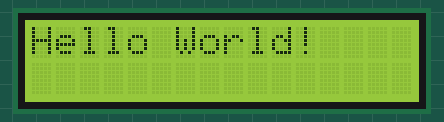
This sketch was run on a simulated Arduino Uno, built with avr-gcc and run on an emulated ATmega328P. On the bench: 16×2 character LCD.

Above: at 0.1 s.
At 1.1 s:
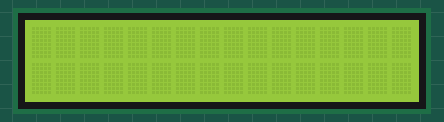

The sketch:

nodemcu_i2c_lcd.ino
```cpp
#include <Wire.h>
#include <LiquidCrystal_I2C.h>

LiquidCrystal_I2C lcd(0x27, 16, 2);
void setup() {
  lcd.begin();


}

void loop() {
  lcd.setCursor(0,0);
  lcd.print("Hello World!");
  delay(1000);
  lcd.clear();
  delay(500);
}
```

Measured:
- what the display in image 1 shows lasts 0.5 s, from 1.1 s to 1.6 s
